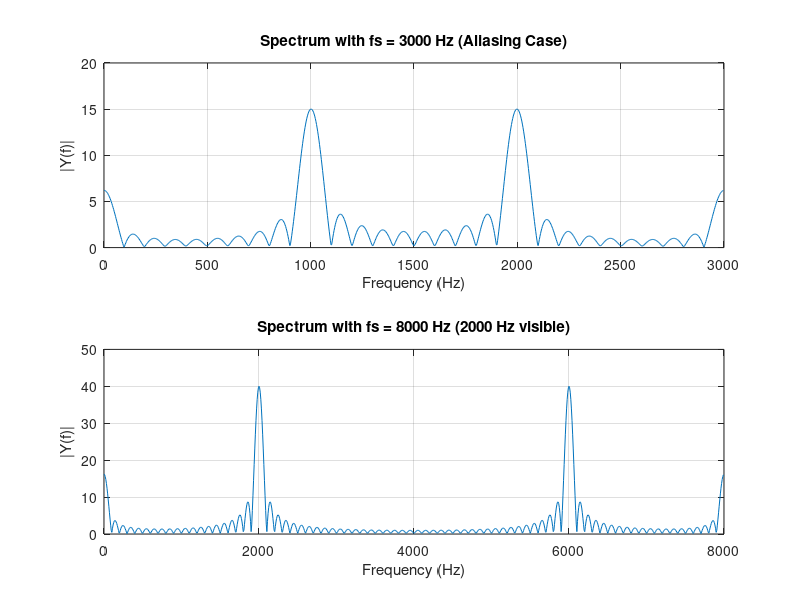

This chart was generated by the following MATLAB code:
%BANDARA H.G.T.D. 2022e048
%Part 01_04 

% Parameters
fs1 = 3000;       % Case 1: Low sampling rate (aliasing occurs)
fs2 = 8000;       % Case 2: Higher sampling rate (2000 Hz visible)
f_signal = 2000;  % Signal frequency in Hz
duration = 0.01;  % Signal duration in seconds

% Time vectors
t1 = 0:1/fs1:duration;
t2 = 0:1/fs2:duration;

% Generate signal y[n] = 0.2 + sin(2*pi*2000*t)
x1 = sin(2*pi*f_signal*t1);
y1 = 0.2 + x1;

x2 = sin(2*pi*f_signal*t2);
y2 = 0.2 + x2;

% FFT of y1 (low fs, aliasing)
N1 = length(y1);
Y1 = fft(y1, 1024); % Use zero-padding for better frequency resolution
f1 = fs1*(0:1023)/1024;

% FFT of y2 (high fs, 2000 Hz visible)
N2 = length(y2);
Y2 = fft(y2, 1024);
f2 = fs2*(0:1023)/1024;

% Plot full spectrum up to fs (not just fs/2)
figure;

subplot(2,1,1);
plot(f1, abs(Y1));
title('Spectrum with fs = 3000 Hz (Aliasing Case)');
xlabel('Frequency (Hz)');
ylabel('|Y(f)|');
grid on;
xlim([0 fs1]);

subplot(2,1,2);
plot(f2, abs(Y2));
title('Spectrum with fs = 8000 Hz (2000 Hz visible)');
xlabel('Frequency (Hz)');
ylabel('|Y(f)|');
grid on;
xlim([0 fs2]);
